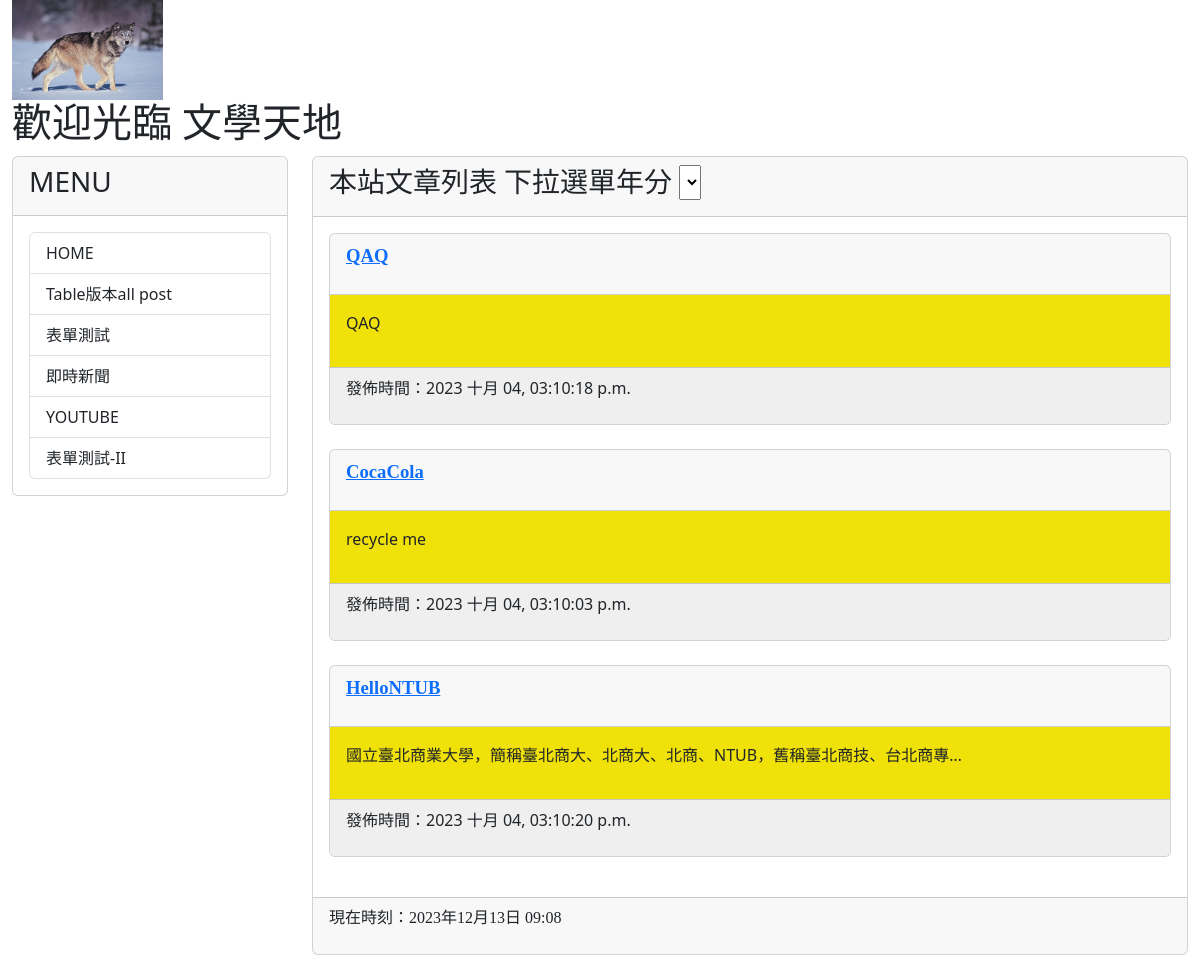
The app's page /, older data.
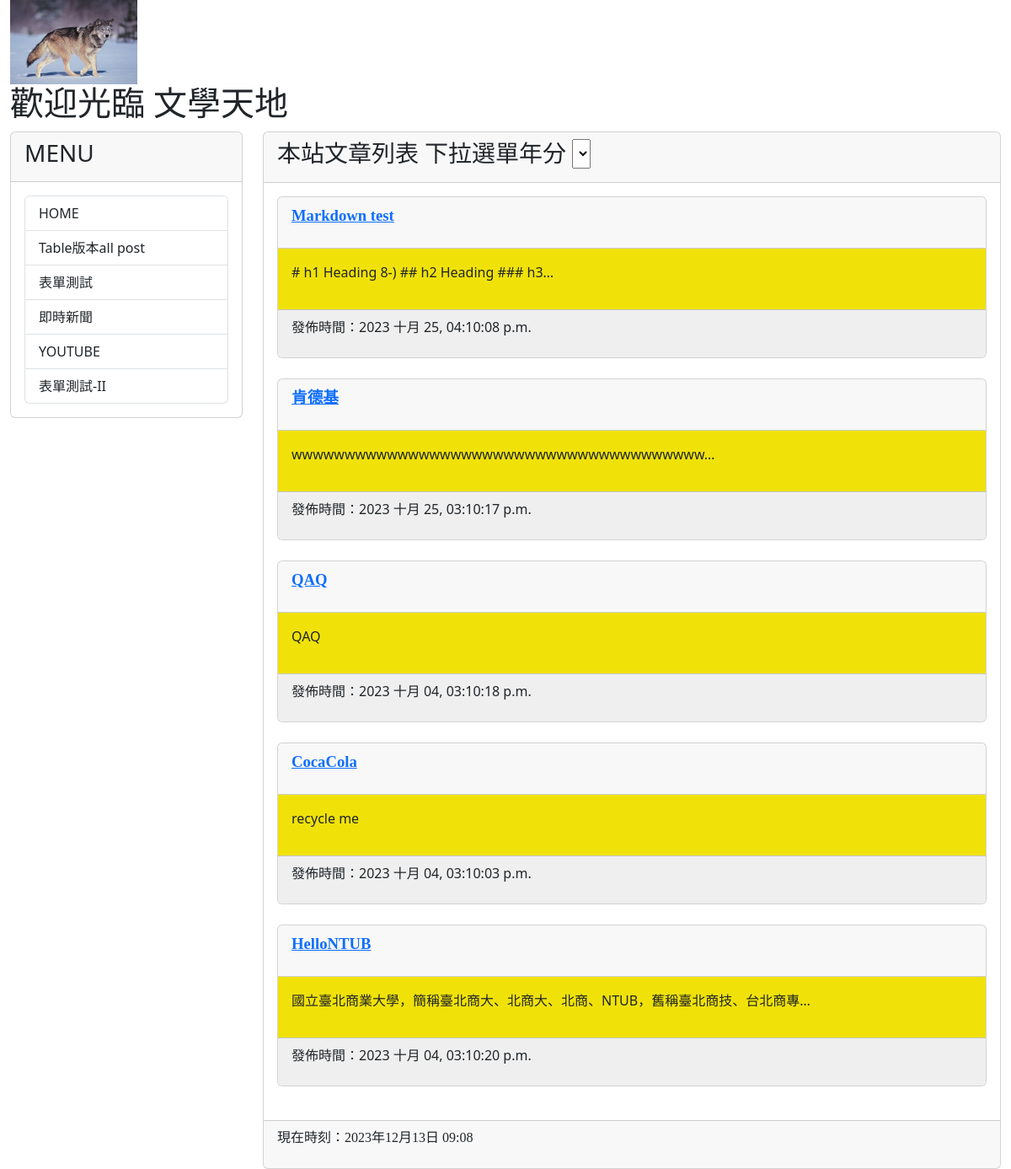
The same page, newer data.
### mysite/models.py (models this page shows, shortened)
class Post(models.Model):
    title = models.CharField(max_length = 200)
    slug = models.CharField(max_length = 200)
    body = models.TextField()
    pub_date = models.DateTimeField(auto_now_add=True)
    category = models.TextField(null=True)
    class Meta:
        ordering = ('-pub_date', )

### mysite/views.py (the view)
# urls.py: path('', siteviews.homepage, name="homepage"),
def homepage(request):
    posts = Post.objects.all()
    now = datetime.now()
    hour = now.timetuple().tm_hour
    print(f'hour = {hour}')
    return render(request, 'index.html', locals())

### mysite/templates/index.html (shortened to what this page needs)
{% extends "base2.html" %}
{% block headmessage %}
<h3 style='font-family:標楷體;'>本站文章列表</a>
<label for="byear">下拉選單年分</label>
<select name="byear">
</select>
{% endblock headmessage %}
{% block content %}
{% for post in posts %}
    <div class='card'>
        <div class='card-header'>
            <p style='font-family:微軟正黑體;font-size:14pt;font-weight:bold;'>
                <a href='/post/{{post.slug}}'>{{ post.title }}</a>
            </p>
        </div>
        <div class='card-body' style='background-color:#F0E209'>
            <p>
               {{ post.body | truncatechars:40 }}
            </p>
        </div>
        <div class='card-footer'  style='background-color:#efefef'>
            <p>
                發佈時間：{{ post.pub_date | date:"Y M d, h:m:s a"}}
            </p>
        </div>
    </div>
    <br>
{% endfor %}
{% endblock content %}

Row changes from the older to the newer data that the page shows:
added Post: title "Markdown test", body "# h1 Heading 8-) ## h2 Heading ### h3…", pub_date "2023 十月 25, 04:10:08 p.m."
added Post: title "肯德基", body "wwwwwwwwwwwwwwwwwwwwwwwwwwwwwwwwwwwwwww…", pub_date "2023 十月 25, 03:10:17 p.m."
